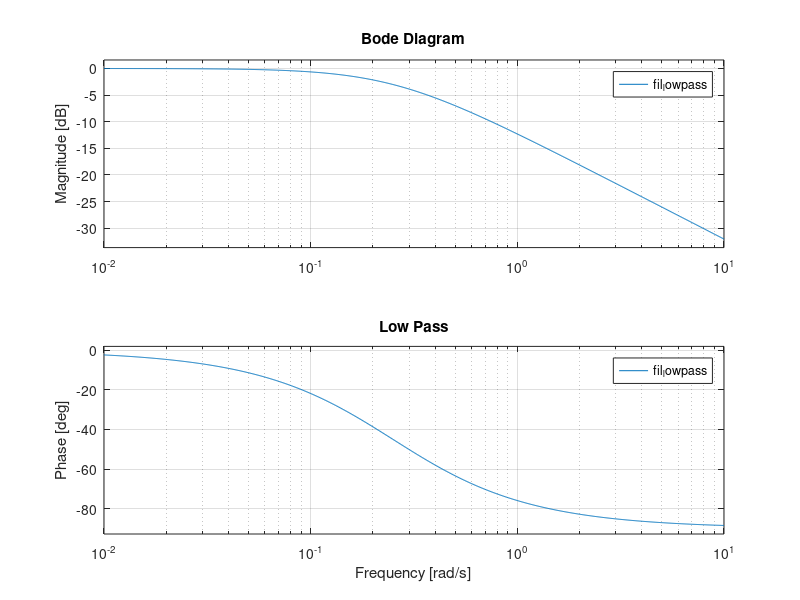
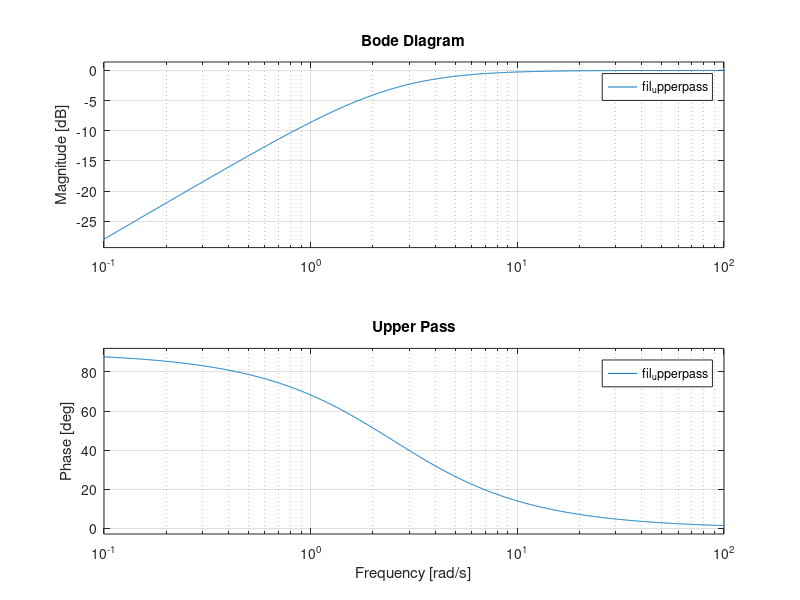
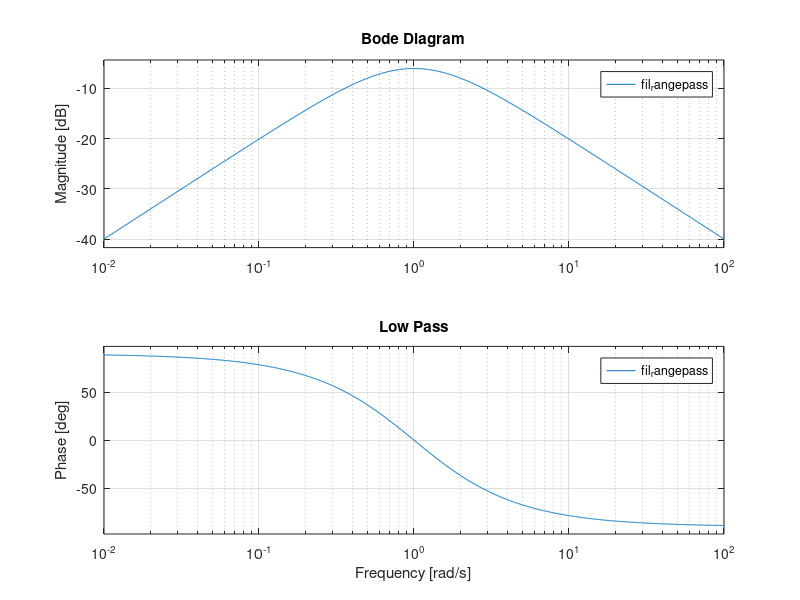
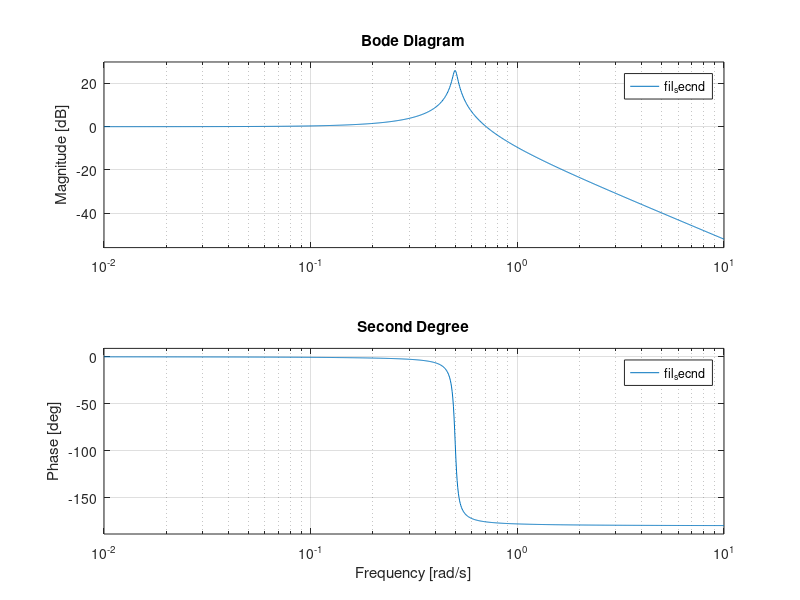

These charts were generated, in order, by the following MATLAB code:
%Clear all left overs
clc;
close all;
clear;

%Define diffrent  filters

%LowPass
fil_lowpass=tf([0 1],[4 1]);
%UpperPass
fil_upperpass=tf([0.4 0],[0.4 1]);
%Range Pass
fil_rangepass=tf([1 0],[1 2 1])
%Second Degree 
fil_secnd=tf([0 1],[4 0.1 1]);

%Show Bode Diagram of those systems

figure;
bode(fil_lowpass);
title('Low Pass');

figure;
bode(fil_upperpass);
title('Upper Pass');

figure;
bode(fil_rangepass);
title('Low Pass');

figure;
bode(fil_secnd);
title('Second Degree');
%%%%%%%%%%%%%%%%%%%%%%%%%%%%%%%%%%%%%%%%%%%%%%%%%%%

